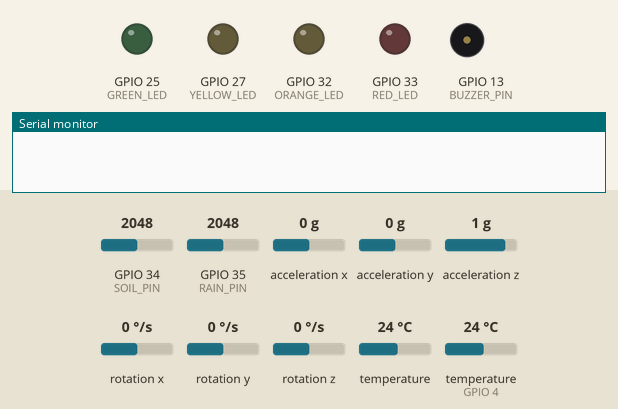
A program run on a simulated ESP32. Shown: output pins drawn as LEDs (lit = HIGH), buzzer (waves = sounding, pin HIGH), the last lines printed to the serial monitor. The inputs (shaded band) are chosen by the test bench; at power-on: GPIO 34 (SOIL_PIN) = 2048, GPIO 35 (RAIN_PIN) = 2048, acceleration x 0 g, acceleration y 0 g, acceleration z 1 g, rotation x 0 °/s, rotation y 0 °/s, rotation z 0 °/s, temperature 24 °C, temperature (sensor on GPIO 4) 24 °C. No radio packets arrive unless stated.

Above: at 0.0 s.
At 0.6 s:
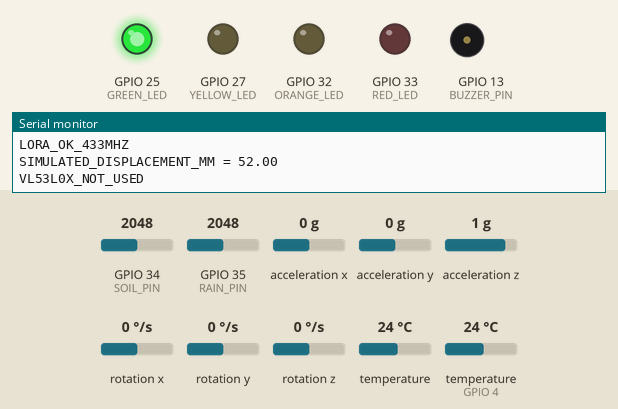
At 4.7 s:
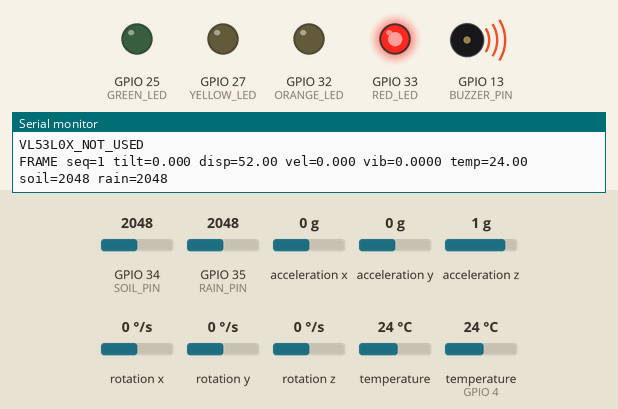
4.8 s: GPIO 34 (SOIL_PIN) set to 1062
7.8 s: GPIO 34 (SOIL_PIN) set to 952
Timing chart, 0 to 10.8 s (numbered marks = the images above; inputs shaded):
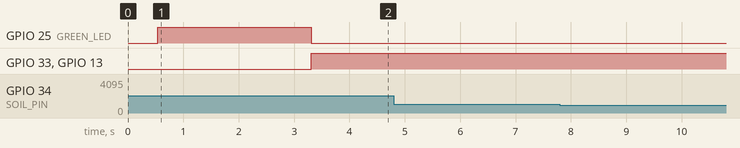

The program:

main.cpp
```cpp
#include <Arduino.h>
#include <Wire.h>
#include <SPI.h>
#include <LoRa.h>
#include <Adafruit_MPU6050.h>
#include <Adafruit_Sensor.h>

#include <OneWire.h>
#include <DallasTemperature.h>
#include <math.h>

// ============================================================
// BHOOMI KAVACH - ESP32 #1 EDGE / SENSOR NODE
//
// Sensors actually used:
// MPU6050   -> Tilt + vibration
// Soil      -> Soil moisture
// FC-37     -> Rain
// DS18B20   -> Temperature
// SX1278    -> LoRa
//
// VL53L0X is NOT physically used.
// Displacement is software-defined for prototype testing.
// ============================================================


// ============================================================
// PIN DEFINITIONS
// ============================================================

constexpr uint8_t SOIL_PIN = 34;
constexpr uint8_t RAIN_PIN = 35;
constexpr uint8_t DS18B20_PIN = 4;

constexpr uint8_t GREEN_LED = 25;
constexpr uint8_t YELLOW_LED = 27;
constexpr uint8_t ORANGE_LED = 32;
constexpr uint8_t RED_LED = 33;

constexpr uint8_t BUZZER_PIN = 13;

constexpr uint8_t LORA_CS = 5;
constexpr uint8_t LORA_RST = 14;
constexpr uint8_t LORA_DIO0 = 26;

constexpr long LORA_FREQUENCY = 433E6;

constexpr uint32_t SAMPLE_INTERVAL_MS = 2000;
constexpr uint32_t SERIAL_BAUD = 115200;


// ============================================================
// ALERT THRESHOLDS
// ============================================================

constexpr float WARN_TILT_DEG = 0.60f;
constexpr float CRIT_TILT_DEG = 1.20f;

constexpr float WARN_DISP_MM = 28.0f;
constexpr float CRIT_DISP_MM = 48.0f;

constexpr float WARN_VEL_MM_HR = 1.10f;
constexpr float CRIT_VEL_MM_HR = 2.20f;

constexpr float WARN_VIB_G = 0.06f;
constexpr float CRIT_VIB_G = 0.12f;


// ============================================================
// SIMULATED DISPLACEMENT
//
// Change ONLY this value for demonstration:
//
// 10.0 = NORMAL
// 35.0 = WARNING
// 52.0 = CRITICAL
//
// Current value = 52 mm
// Critical threshold = 48 mm
// ============================================================

constexpr float SIMULATED_DISPLACEMENT_MM = 52.0f;


// ============================================================
// SENSOR OBJECTS
// ============================================================

Adafruit_MPU6050 mpu;

OneWire oneWire(DS18B20_PIN);
DallasTemperature ds18b20(&oneWire);


// ============================================================
// SENSOR STATUS
// ============================================================

bool mpuOk = false;
bool tempOk = false;


// ============================================================
// VARIABLES
// ============================================================

float lastVelocityDisplacementMm = SIMULATED_DISPLACEMENT_MM;

uint32_t previousSampleMs = 0;
uint32_t sequenceNo = 0;


// ============================================================
// SENSOR FRAME
// ============================================================

struct SensorFrame {
  float tiltX;
  float tiltY;
  float tiltMagnitude;

  float displacement;
  float velocity;

  float vibration;

  float temperature;

  int soilRaw;
  int rainRaw;
};


// ============================================================
// LED CONTROL
// ============================================================

void setLeds(
  bool green,
  bool yellow,
  bool orange,
  bool red
) {
  digitalWrite(GREEN_LED, green ? HIGH : LOW);
  digitalWrite(YELLOW_LED, yellow ? HIGH : LOW);
  digitalWrite(ORANGE_LED, orange ? HIGH : LOW);
  digitalWrite(RED_LED, red ? HIGH : LOW);
}


// ============================================================
// LOCAL FAIL-SAFE
// ============================================================

void localFailSafe(const SensorFrame &f) {

  bool critical =
      (f.tiltMagnitude >= CRIT_TILT_DEG) ||
      (f.displacement >= CRIT_DISP_MM) ||
      (f.velocity >= CRIT_VEL_MM_HR) ||
      (f.vibration >= CRIT_VIB_G);

  bool warning =
      (f.tiltMagnitude >= WARN_TILT_DEG) ||
      (f.displacement >= WARN_DISP_MM) ||
      (f.velocity >= WARN_VEL_MM_HR) ||
      (f.vibration >= WARN_VIB_G);


  if (critical) {

    setLeds(false, false, false, true);

    digitalWrite(BUZZER_PIN, HIGH);

  }
  else if (warning) {

    setLeds(false, false, true, false);

    digitalWrite(BUZZER_PIN, LOW);

  }
  else {

    setLeds(true, false, false, false);

    digitalWrite(BUZZER_PIN, LOW);
  }
}


// ============================================================
// MPU6050
//
// Returns vibration.
// Also calculates tilt X and tilt Y.
// ============================================================

float readTiltAndVibration(
  float &tiltX,
  float &tiltY
) {

  sensors_event_t accel;
  sensors_event_t gyro;
  sensors_event_t temp;

  mpu.getEvent(
    &accel,
    &gyro,
    &temp
  );


  const float ax = accel.acceleration.x;
  const float ay = accel.acceleration.y;
  const float az = accel.acceleration.z;


  // Tilt X
  tiltX =
      atan2f(
        ax,
        sqrtf(
          ay * ay +
          az * az
        )
      )
      * 180.0f / PI;


  // Tilt Y
  tiltY =
      atan2f(
        ay,
        sqrtf(
          ax * ax +
          az * az
        )
      )
      * 180.0f / PI;


  // Vibration
  const float g = 9.80665f;

  const float accelerationMagnitude =
      sqrtf(
        ax * ax +
        ay * ay +
        az * az
      );


  return fabsf(
    accelerationMagnitude - g
  ) / g;
}


// ============================================================
// DISPLACEMENT
//
// VL53L0X is NOT used.
//
// The value comes directly from:
// SIMULATED_DISPLACEMENT_MM
// ============================================================

float readDisplacementMm() {

  return SIMULATED_DISPLACEMENT_MM;
}


// ============================================================
// TEMPERATURE
// ============================================================

float readTemperature() {

  if (!tempOk) {
    return NAN;
  }


  ds18b20.requestTemperatures();


  float temperature =
      ds18b20.getTempCByIndex(0);


  if (
    temperature ==
    DEVICE_DISCONNECTED_C
  ) {
    return NAN;
  }


  return temperature;
}


// ============================================================
// SEND LoRa PACKET
//
// Packet format:
//
// BK01,
// sequence,
// tilt_x,
// tilt_y,
// tilt_magnitude,
// displacement,
// velocity,
// vibration,
// temperature,
// soil,
// rain
// ============================================================

void sendLoRa(
  const SensorFrame &f
) {

  LoRa.beginPacket();

  LoRa.print("BK01,");

  LoRa.print(sequenceNo);

  LoRa.print(',');
  LoRa.print(f.tiltX, 3);

  LoRa.print(',');
  LoRa.print(f.tiltY, 3);

  LoRa.print(',');
  LoRa.print(f.tiltMagnitude, 3);

  LoRa.print(',');
  LoRa.print(f.displacement, 2);

  LoRa.print(',');
  LoRa.print(f.velocity, 3);

  LoRa.print(',');
  LoRa.print(f.vibration, 4);

  LoRa.print(',');
  LoRa.print(f.temperature, 2);

  LoRa.print(',');
  LoRa.print(f.soilRaw);

  LoRa.print(',');
  LoRa.print(f.rainRaw);

  LoRa.endPacket();
}


// ============================================================
// SETUP
// ============================================================

void setup() {

  Serial.begin(SERIAL_BAUD);

  delay(500);


  Serial.println();
  Serial.println("================================");
  Serial.println("BHOOMI KAVACH EDGE NODE");
  Serial.println("ESP32 #1");
  Serial.println("================================");


  // ----------------------------------------------------------
  // LEDS + BUZZER
  // ----------------------------------------------------------

  pinMode(GREEN_LED, OUTPUT);
  pinMode(YELLOW_LED, OUTPUT);
  pinMode(ORANGE_LED, OUTPUT);
  pinMode(RED_LED, OUTPUT);

  pinMode(BUZZER_PIN, OUTPUT);

  setLeds(
    false,
    false,
    false,
    false
  );

  digitalWrite(
    BUZZER_PIN,
    LOW
  );


  // ----------------------------------------------------------
  // I2C
  // ----------------------------------------------------------

  Wire.begin(21, 22);


  // ----------------------------------------------------------
  // MPU6050
  // ----------------------------------------------------------

  mpuOk =
      mpu.begin(
        0x68,
        &Wire
      );


  if (mpuOk) {

    mpu.setAccelerometerRange(
      MPU6050_RANGE_4_G
    );

    mpu.setGyroRange(
      MPU6050_RANGE_500_DEG
    );

    mpu.setFilterBandwidth(
      MPU6050_BAND_21_HZ
    );

    Serial.println(
      "MPU6050_OK"
    );

  }
  else {

    Serial.println(
      "MPU6050_FAIL"
    );
  }


  // ----------------------------------------------------------
  // DS18B20
  // ----------------------------------------------------------

  pinMode(
    DS18B20_PIN,
    INPUT_PULLUP
  );

  ds18b20.begin();

  tempOk =
      ds18b20.getDeviceCount() > 0;


  if (tempOk) {

    Serial.println(
      "DS18B20_OK"
    );

  }
  else {

    Serial.println(
      "DS18B20_NOT_FOUND"
    );
  }


  // ----------------------------------------------------------
  // ANALOG SENSORS
  // ----------------------------------------------------------

  pinMode(
    SOIL_PIN,
    INPUT
  );

  pinMode(
    RAIN_PIN,
    INPUT
  );


  // ----------------------------------------------------------
  // LoRa
  // ----------------------------------------------------------

  SPI.begin(
    18,
    19,
    23,
    5
  );

  LoRa.setPins(
    LORA_CS,
    LORA_RST,
    LORA_DIO0
  );


  if (!LoRa.begin(LORA_FREQUENCY)) {

    Serial.println(
      "LORA_INIT_FAIL"
    );

    setLeds(
      false,
      false,
      false,
      true
    );


    while (true) {

      digitalWrite(
        BUZZER_PIN,
        HIGH
      );

      delay(100);

      digitalWrite(
        BUZZER_PIN,
        LOW
      );

      delay(900);
    }
  }


  LoRa.setTxPower(17);

  LoRa.setSpreadingFactor(9);

  LoRa.setSignalBandwidth(
    125E3
  );

  LoRa.setCodingRate4(8);

  LoRa.enableCrc();


  Serial.println(
    "LORA_OK_433MHZ"
  );


  // ----------------------------------------------------------
  // DISPLACEMENT INFORMATION
  // ----------------------------------------------------------

  Serial.print(
    "SIMULATED_DISPLACEMENT_MM = "
  );

  Serial.println(
    SIMULATED_DISPLACEMENT_MM
  );

  Serial.println(
    "VL53L0X_NOT_USED"
  );


  // ----------------------------------------------------------
  // START
  // ----------------------------------------------------------

  previousSampleMs =
      millis();


  setLeds(
    true,
    false,
    false,
    false
  );
}


// ============================================================
// LOOP
// ============================================================

void loop() {

  const uint32_t now =
      millis();


  if (
    now - previousSampleMs
    < SAMPLE_INTERVAL_MS
  ) {
    return;
  }


  previousSampleMs =
      now;

  sequenceNo++;


  // ----------------------------------------------------------
  // CREATE SENSOR FRAME
  // ----------------------------------------------------------

  SensorFrame f{};


  // ----------------------------------------------------------
  // MPU6050
  // ----------------------------------------------------------

  if (mpuOk) {

    f.vibration =
        readTiltAndVibration(
          f.tiltX,
          f.tiltY
        );
  }


  f.tiltMagnitude =
      sqrtf(
        f.tiltX * f.tiltX +
        f.tiltY * f.tiltY
      );


  // ----------------------------------------------------------
  // SIMULATED DISPLACEMENT
  // ----------------------------------------------------------

  f.displacement =
      readDisplacementMm();


  // ----------------------------------------------------------
  // VELOCITY
  // ----------------------------------------------------------

  const float dtHours =
      (
        SAMPLE_INTERVAL_MS
        / 1000.0f
      )
      / 3600.0f;


  if (dtHours > 0.0f) {

    f.velocity =
        fabsf(
          f.displacement -
          lastVelocityDisplacementMm
        )
        / dtHours;

  }
  else {

    f.velocity = 0.0f;
  }


  if (
    !isfinite(f.velocity) ||
    f.velocity > 100.0f
  ) {

    f.velocity = 0.0f;
  }


  lastVelocityDisplacementMm =
      f.displacement;


  // ----------------------------------------------------------
  // TEMPERATURE
  // ----------------------------------------------------------

  f.temperature =
      readTemperature();


  if (
    !isfinite(f.temperature)
  ) {

    f.temperature = 0.0f;
  }


  // ----------------------------------------------------------
  // SOIL MOISTURE
  // ----------------------------------------------------------

  f.soilRaw =
      analogRead(
        SOIL_PIN
      );


  // ----------------------------------------------------------
  // RAIN
  // ----------------------------------------------------------

  f.rainRaw =
      analogRead(
        RAIN_PIN
      );


  // ----------------------------------------------------------
  // LOCAL ALERT
  // ----------------------------------------------------------

  localFailSafe(f);


  // ----------------------------------------------------------
  // SEND LoRa
  // ----------------------------------------------------------

  sendLoRa(f);


  // ----------------------------------------------------------
  // SERIAL MONITOR
  // ----------------------------------------------------------

  Serial.printf(
    "FRAME seq=%lu "
    "tilt=%.3f "
    "disp=%.2f "
    "vel=%.3f "
    "vib=%.4f "
    "temp=%.2f "
    "soil=%d "
    "rain=%d\n",

    (unsigned long)sequenceNo,

    f.tiltMagnitude,

    f.displacement,

    f.velocity,

    f.vibration,

    f.temperature,

    f.soilRaw,

    f.rainRaw
  );
}
```
